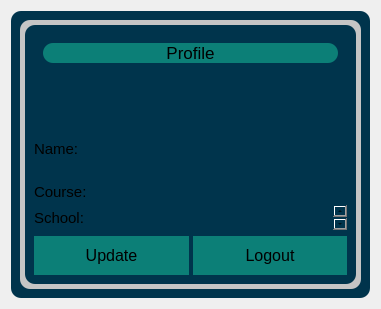
                  <widget class="QWidget" name="page_4">
                   <layout class="QVBoxLayout" name="verticalLayout_14">
                    <item>
                     <widget class="QWidget" name="widget_7" native="true">
                      <property name="styleSheet">
                       <string notr="true">#widget_7{
	background-color: rgb(0, 52, 76);
	border-radius: 10px;
}</string>
                      </property>
                      <layout class="QVBoxLayout" name="verticalLayout_47">
                       <item>
                        <widget class="QFrame" name="frame_39">
                         <property name="styleSheet">
                          <string notr="true">background-color: rgb(197, 197, 197);
border-radius:10px;</string>
                         </property>
                         <property name="frameShape">
                          <enum>QFrame::StyledPanel</enum>
                         </property>
                         <property name="frameShadow">
                          <enum>QFrame::Raised</enum>
                         </property>
                         <layout class="QVBoxLayout" name="verticalLayout_52">
                          <property name="spacing">
                           <number>0</number>
                          </property>
                          <property name="leftMargin">
                           <number>5</number>
                          </property>
                          <property name="topMargin">
                           <number>5</number>
                          </property>
                          <property name="rightMargin">
                           <number>5</number>
                          </property>
                          <property name="bottomMargin">
                           <number>5</number>
                          </property>
                          <item>
                           <widget class="QFrame" name="frame_35">
                            <property name="styleSheet">
                             <string notr="true">	background-color: rgb(0, 52, 76);</string>
                            </property>
                            <property name="frameShape">
                             <enum>QFrame::StyledPanel</enum>
                            </property>
                            <property name="frameShadow">
                             <enum>QFrame::Raised</enum>
                            </property>
                            <layout class="QVBoxLayout" name="verticalLayout_48">
                             <item>
                              <widget class="QFrame" name="frame_36">
                               <property name="frameShape">
                                <enum>QFrame::StyledPanel</enum>
                               </property>
                               <property name="frameShadow">
                                <enum>QFrame::Raised</enum>
                               </property>
                               <layout class="QVBoxLayout" name="verticalLayout_49">
                                <property name="bottomMargin">
                                 <number>50</number>
                                </property>
                                <item>
                                 <widget class="QLabel" name="label_11">
                                  <property name="font">
                                   <font>
                                    <pointsize>13</pointsize>
                                   </font>
                                  </property>
                                  <property name="styleSheet">
                                   <string notr="true">background-color: rgb(12, 127, 119);</string>
                                  </property>
                                  <property name="text">
                                   <string>Profile</string>
                                  </property>
                                  <property name="alignment">
                                   <set>Qt::AlignCenter</set>
                                  </property>
                                 </widget>
                                </item>
                               </layout>
                              </widget>
                             </item>
                             <item>
                              <widget class="QFrame" name="frame_38">
                               <property name="frameShape">
                                <enum>QFrame::StyledPanel</enum>
                               </property>
                               <property name="frameShadow">
                                <enum>QFrame::Raised</enum>
                               </property>
                               <layout class="QVBoxLayout" name="verticalLayout_51">
                                <property name="spacing">
                                 <number>0</number>
                                </property>
                                <property name="leftMargin">
                                 <number>0</number>
                                </property>
                                <property name="topMargin">
                                 <number>0</number>
                                </property>
                                <property name="rightMargin">
                                 <number>0</number>
                                </property>
                                <property name="bottomMargin">
                                 <number>0</number>
                                </property>
                                <item>
                                 <widget class="QFrame" name="frame_37">
                                  <property name="frameShape">
                                   <enum>QFrame::StyledPanel</enum>
                                  </property>
                                  <property name="frameShadow">
                                   <enum>QFrame::Raised</enum>
                                  </property>
                                  <layout class="QVBoxLayout" name="verticalLayout_50">
                                   <property name="spacing">
                                    <number>0</number>
                                   </property>
                                   <property name="leftMargin">
                                    <number>0</number>
                                   </property>
                                   <property name="topMargin">
                                    <number>0</number>
                                   </property>
                                   <property name="rightMargin">
                                    <number>0</number>
                                   </property>
                                   <property name="bottomMargin">
                                    <number>0</number>
                                   </property>
                                   <item>
                                    <widget class="QFrame" name="frame_16">
                                     <property name="frameShape">
                                      <enum>QFrame::StyledPanel</enum>
                                     </property>
                                     <property name="frameShadow">
                                      <enum>QFrame::Raised</enum>
                                     </property>
                                     <layout class="QHBoxLayout" name="horizontalLayout_2">
                                      <property name="spacing">
                                       <number>0</number>
                                      </property>
                                      <property name="leftMargin">
                                       <number>0</number>
                                      </property>
                                      <property name="topMargin">
                                       <number>0</number>
                                      </property>
                                      <property name="rightMargin">
                                       <number>0</number>
                                      </property>
                                      <property name="bottomMargin">
                                       <number>0</number>
                                      </property>
                                      <item>
                                       <widget class="QFrame" name="frame_21">
                                        <property name="frameShape">
                                         <enum>QFrame::StyledPanel</enum>
                                        </property>
                                        <property name="frameShadow">
                                         <enum>QFrame::Raised</enum>
                                        </property>
                                        <layout class="QVBoxLayout" name="verticalLayout_57">
                                         <property name="spacing">
                                          <number>0</number>
                                         </property>
                                         <property name="leftMargin">
                                          <number>0</number>
                                         </property>
                                         <property name="topMargin">
                                          <number>0</number>
                                         </property>
                                         <property name="rightMargin">
                                          <number>0</number>
                                         </property>
                                         <property name="bottomMargin">
                                          <number>0</number>
                                         </property>
                                         <item>
                                          <widget class="QLabel" name="label">
                                           <property name="font">
                                            <font>
                                             <pointsize>11</pointsize>
                                            </font>
                                           </property>
                                           <property name="text">
                                            <string>Name: </string>
                                           </property>
                                          </widget>
                                         </item>
                                        </layout>
                                       </widget>
                                      </item>
                                      <item>
                                       <widget class="QFrame" name="frame_22">
                                        <property name="frameShape">
                                         <enum>QFrame::StyledPanel</enum>
                                        </property>
                                        <property name="frameShadow">
                                         <enum>QFrame::Raised</enum>
                                        </property>
                                        <layout class="QVBoxLayout" name="verticalLayout_60">
                                         <property name="spacing">
                                          <number>0</number>
                                         </property>
                                         <property name="leftMargin">
                                          <number>0</number>
                                         </property>
                                         <property name="topMargin">
                                          <number>0</number>
                                         </property>
                                         <property name="rightMargin">
                                          <number>0</number>
                                         </property>
                                         <property name="bottomMargin">
                                          <number>0</number>
                                         </property>
                                         <item>
                                          <widget class="QTextEdit" name="profNameLineEdit">
                                           <property name="sizePolicy">
                                            <sizepolicy hsizetype="Expanding" vsizetype="Preferred">
                                             <horstretch>0</horstretch>
                                             <verstretch>0</verstretch>
                                            </sizepolicy>
                                           </property>
                                           <property name="maximumSize">
                                            <size>
                                             <width>16777215</width>
                                             <height>60</height>
                                            </size>
                                           </property>
                                           <property name="font">
                                            <font>
                                             <pointsize>11</pointsize>
                                            </font>
                                           </property>
                                           <property name="readOnly">
                                            <bool>true</bool>
                                           </property>
                                           <property name="html">
                                            <string>&lt;!DOCTYPE HTML PUBLIC &quot;-//W3C//DTD HTML 4.0//EN&quot; &quot;http://www.w3.org/TR/REC-html40/strict.dtd&quot;&gt;
&lt;html&gt;&lt;head&gt;&lt;meta name=&quot;qrichtext&quot; content=&quot;1&quot; /&gt;&lt;style type=&quot;text/css&quot;&gt;
p, li { white-space: pre-wrap; }
&lt;/style&gt;&lt;/head&gt;&lt;body style=&quot; font-family:'MS Shell Dlg 2'; font-size:11pt; font-weight:400; font-style:normal;&quot;&gt;
&lt;p style=&quot;-qt-paragraph-type:empty; margin-top:0px; margin-bottom:0px; margin-left:0px; margin-right:0px; -qt-block-indent:0; text-indent:0px;&quot;&gt;&lt;br /&gt;&lt;/p&gt;&lt;/body&gt;&lt;/html&gt;</string>
                                           </property>
                                          </widget>
                                         </item>
                                        </layout>
                                       </widget>
                                      </item>
                                     </layout>
                                    </widget>
                                   </item>
                                   <item>
                                    <widget class="QFrame" name="frame_17">
                                     <property name="frameShape">
                                      <enum>QFrame::StyledPanel</enum>
                                     </property>
                                     <property name="frameShadow">
                                      <enum>QFrame::Raised</enum>
                                     </property>
                                     <layout class="QHBoxLayout" name="horizontalLayout_3">
                                      <property name="spacing">
                                       <number>0</number>
                                      </property>
                                      <property name="leftMargin">
                                       <number>0</number>
                                      </property>
                                      <property name="topMargin">
                                       <number>0</number>
                                      </property>
                                      <property name="rightMargin">
                                       <number>0</number>
                                      </property>
                                      <property name="bottomMargin">
                                       <number>0</number>
                                      </property>
                                      <item>
                                       <widget class="QFrame" name="frame_24">
                                        <property name="frameShape">
                                         <enum>QFrame::StyledPanel</enum>
                                        </property>
                                        <property name="frameShadow">
                                         <enum>QFrame::Raised</enum>
                                        </property>
                                        <layout class="QVBoxLayout" name="verticalLayout_37">
                                         <property name="spacing">
                                          <number>0</number>
                                         </property>
                                         <property name="leftMargin">
                                          <number>0</number>
                                         </property>
                                         <property name="topMargin">
                                          <number>0</number>
                                         </property>
                                         <property name="rightMargin">
                                          <number>0</number>
                                         </property>
                                         <property name="bottomMargin">
                                          <number>0</number>
                                         </property>
                                         <item>
                                          <widget class="QLabel" name="label_2">
                                           <property name="font">
                                            <font>
                                             <pointsize>11</pointsize>
                                            </font>
                                           </property>
                                           <property name="text">
                                            <string>Course: </string>
                                           </property>
                                          </widget>
                                         </item>
                                        </layout>
                                       </widget>
                                      </item>
                                      <item>
                                       <widget class="QFrame" name="frame_23">
                                        <property name="frameShape">
                                         <enum>QFrame::StyledPanel</enum>
                                        </property>
                                        <property name="frameShadow">
                                         <enum>QFrame::Raised</enum>
                                        </property>
                                        <layout class="QVBoxLayout" name="verticalLayout_38">
                                         <property name="spacing">
                                          <number>0</number>
                                         </property>
                                         <property name="leftMargin">
                                          <number>0</number>
                                         </property>
                                         <property name="topMargin">
                                          <number>0</number>
                                         </property>
                                         <property name="rightMargin">
                                          <number>0</number>
                                         </property>
                                         <property name="bottomMargin">
                                          <number>0</number>
                                         </property>
                                         <item>
                                          <widget class="QTextEdit" name="profCourseLineEdit">
                                           <property name="sizePolicy">
                                            <sizepolicy hsizetype="Expanding" vsizetype="Preferred">
                                             <horstretch>0</horstretch>
                                             <verstretch>0</verstretch>
                                            </sizepolicy>
                                           </property>
                                           <property name="maximumSize">
                                            <size>
                                             <width>16777215</width>
                                             <height>26</height>
                                            </size>
                                           </property>
                                           <property name="font">
                                            <font>
                                             <pointsize>11</pointsize>
                                            </font>
                                           </property>
                                           <property name="readOnly">
                                            <bool>true</bool>
                                           </property>
                                           <property name="html">
                                            <string>&lt;!DOCTYPE HTML PUBLIC &quot;-//W3C//DTD HTML 4.0//EN&quot; &quot;http://www.w3.org/TR/REC-html40/strict.dtd&quot;&gt;
&lt;html&gt;&lt;head&gt;&lt;meta name=&quot;qrichtext&quot; content=&quot;1&quot; /&gt;&lt;style type=&quot;text/css&quot;&gt;
p, li { white-space: pre-wrap; }
&lt;/style&gt;&lt;/head&gt;&lt;body style=&quot; font-family:'MS Shell Dlg 2'; font-size:11pt; font-weight:400; font-style:normal;&quot;&gt;
&lt;p style=&quot;-qt-paragraph-type:empty; margin-top:0px; margin-bottom:0px; margin-left:0px; margin-right:0px; -qt-block-indent:0; text-indent:0px;&quot;&gt;&lt;br /&gt;&lt;/p&gt;&lt;/body&gt;&lt;/html&gt;</string>
                                           </property>
                                          </widget>
                                         </item>
                                        </layout>
                                       </widget>
                                      </item>
                                     </layout>
                                    </widget>
                                   </item>
                                   <item>
                                    <widget class="QFrame" name="frame_18">
                                     <property name="frameShape">
                                      <enum>QFrame::StyledPanel</enum>
                                     </property>
                                     <property name="frameShadow">
                                      <enum>QFrame::Raised</enum>
                                     </property>
                                     <layout class="QHBoxLayout" name="horizontalLayout_4">
                                      <property name="spacing">
                                       <number>0</number>
                                      </property>
                                      <property name="leftMargin">
                                       <number>0</number>
                                      </property>
                                      <property name="topMargin">
                                       <number>0</number>
                                      </property>
                                      <property name="rightMargin">
                                       <number>0</number>
                                      </property>
                                      <property name="bottomMargin">
                                       <number>0</number>
                                      </property>
                                      <item>
                                       <widget class="QFrame" name="frame_26">
                                        <property name="frameShape">
                                         <enum>QFrame::StyledPanel</enum>
                                        </property>
                                        <property name="frameShadow">
                                         <enum>QFrame::Raised</enum>
                                        </property>
                                        <layout class="QVBoxLayout" name="verticalLayout_61">
                                         <property name="spacing">
                                          <number>0</number>
                                         </property>
                                         <property name="leftMargin">
                                          <number>0</number>
                                         </property>
                                         <property name="topMargin">
                                          <number>0</number>
                                         </property>
                                         <property name="rightMargin">
                                          <number>0</number>
                                         </property>
                                         <property name="bottomMargin">
                                          <number>0</number>
                                         </property>
                                         <item>
                                          <widget class="QLabel" name="label_3">
                                           <property name="font">
                                            <font>
                                             <pointsize>11</pointsize>
                                            </font>
                                           </property>
                                           <property name="text">
                                            <string>School: </string>
                                           </property>
                                          </widget>
                                         </item>
                                        </layout>
                                       </widget>
                                      </item>
                                      <item>
                                       <widget class="QFrame" name="frame_25">
                                        <property name="frameShape">
                                         <enum>QFrame::StyledPanel</enum>
                                        </property>
                                        <property name="frameShadow">
                                         <enum>QFrame::Raised</enum>
                                        </property>
                                        <layout class="QVBoxLayout" name="verticalLayout_36">
                                         <property name="spacing">
                                          <number>0</number>
                                         </property>
                                         <property name="leftMargin">
                                          <number>0</number>
                                         </property>
                                         <property name="topMargin">
                                          <number>0</number>
                                         </property>
                                         <property name="rightMargin">
                                          <number>0</number>
                                         </property>
                                         <property name="bottomMargin">
                                          <number>0</number>
                                         </property>
                                         <item>
                                          <widget class="QTextEdit" name="profSchoolLineEdit">
                                           <property name="sizePolicy">
                                            <sizepolicy hsizetype="Expanding" vsizetype="Preferred">
                                             <horstretch>0</horstretch>
                                             <verstretch>0</verstretch>
                                            </sizepolicy>
                                           </property>
                                           <property name="maximumSize">
                                            <size>
                                             <width>16777215</width>
                                             <height>25</height>
                                            </size>
                                           </property>
                                           <property name="font">
                                            <font>
                                             <pointsize>11</pointsize>
                                            </font>
                                           </property>
                                           <property name="sizeAdjustPolicy">
                                            <enum>QAbstractScrollArea::AdjustToContents</enum>
                                           </property>
                                           <property name="readOnly">
                                            <bool>true</bool>
                                           </property>
                                           <property name="html">
                                            <string>&lt;!DOCTYPE HTML PUBLIC &quot;-//W3C//DTD HTML 4.0//EN&quot; &quot;http://www.w3.org/TR/REC-html40/strict.dtd&quot;&gt;
&lt;html&gt;&lt;head&gt;&lt;meta name=&quot;qrichtext&quot; content=&quot;1&quot; /&gt;&lt;style type=&quot;text/css&quot;&gt;
p, li { white-space: pre-wrap; }
&lt;/style&gt;&lt;/head&gt;&lt;body style=&quot; font-family:'MS Shell Dlg 2'; font-size:11pt; font-weight:400; font-style:normal;&quot;&gt;
&lt;p style=&quot;-qt-paragraph-type:empty; margin-top:0px; margin-bottom:0px; margin-left:0px; margin-right:0px; -qt-block-indent:0; text-indent:0px;&quot;&gt;&lt;br /&gt;&lt;/p&gt;&lt;/body&gt;&lt;/html&gt;</string>
                                           </property>
                                          </widget>
                                         </item>
                                        </layout>
                                       </widget>
                                      </item>
                                     </layout>
                                    </widget>
                                   </item>
                                  </layout>
                                 </widget>
                                </item>
                               </layout>
                              </widget>
                             </item>
                             <item alignment="Qt::AlignBottom">
                              <widget class="QFrame" name="frame_40">
                               <property name="frameShape">
                                <enum>QFrame::StyledPanel</enum>
                               </property>
                               <property name="frameShadow">
                                <enum>QFrame::Raised</enum>
                               </property>
                               <layout class="QHBoxLayout" name="horizontalLayout_22">
                                <property name="spacing">
                                 <number>4</number>
                                </property>
                                <property name="leftMargin">
                                 <number>0</number>
                                </property>
                                <property name="topMargin">
                                 <number>0</number>
                                </property>
                                <property name="rightMargin">
                                 <number>0</number>
                                </property>
                                <property name="bottomMargin">
                                 <number>0</number>
                                </property>
                                <item>
                                 <widget class="QPushButton" name="updateAcc_pushButton">
                                  <property name="font">
                                   <font>
                                    <pointsize>12</pointsize>
                                   </font>
                                  </property>
                                  <property name="styleSheet">
                                   <string notr="true">#updateAcc_pushButton{
	background-color: rgb(12, 127, 119);
	border-radius: 20px;
	padding: 10px 5px;	
}

#updateAcc_pushButton:hover{
	background-color: rgb(145, 173, 179);
	border-radius: 20px
}
#updateAcc_pushButton:pressed{
	background-color: rgb(78, 93, 100);
}
</string>
                                  </property>
                                  <property name="text">
                                   <string>Update</string>
                                  </property>
                                 </widget>
                                </item>
                                <item>
                                 <widget class="QPushButton" name="logoutAcc_pushButton">
                                  <property name="font">
                                   <font>
                                    <pointsize>12</pointsize>
                                   </font>
                                  </property>
                                  <property name="styleSheet">
                                   <string notr="true">#logoutAcc_pushButton{
	background-color: rgb(12, 127, 119);
	border-radius: 20px;
	padding: 10px 5px;	
}

#logoutAcc_pushButton:hover{
	background-color: rgb(145, 173, 179);
	border-radius: 20px
}
#logoutAcc_pushButton:pressed{
	background-color: rgb(78, 93, 100);
}
</string>
                                  </property>
                                  <property name="text">
                                   <string>Logout</string>
                                  </property>
                                 </widget>
                                </item>
                               </layout>
                              </widget>
                             </item>
                            </layout>
                           </widget>
                          </item>
                         </layout>
                        </widget>
                       </item>
                      </layout>
                     </widget>
                    </item>
                   </layout>
                  </widget>
